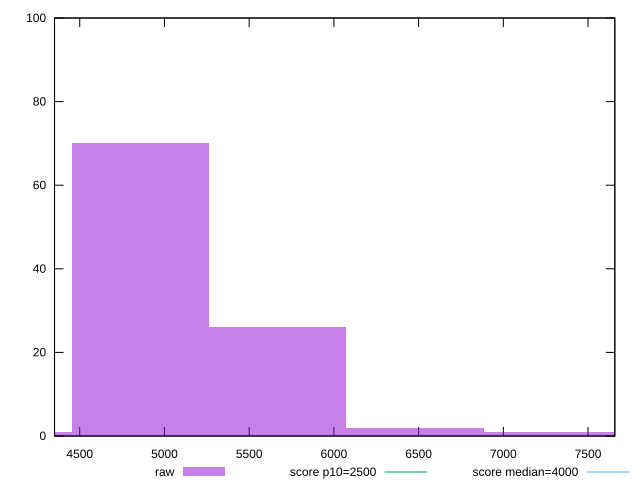

Write the gnuplot code that produced this figure.
reset

$raw <<EOF
4049.3770377250507 1
5669.127852815071 26
4859.252445270061 70
6479.003260360081 2
7288.878667905092 1
EOF

set key outside below
set boxwidth 809.8754075450101
set xrange [4351.2035:7657.998]
set yrange [0:100]
set trange [0:100]
set style fill transparent solid 0.5 noborder

set parametric
set terminal svg size 640, 490 enhanced background rgb 'white'
set output "report_00015_2021-02-09T16-11-33.973Z/largest-contentful-paint/samples/pages+cached+noadtech+nomedia+nocss/raw/histogram.svg"

plot $raw title "raw" with boxes, \
     2500,t title "score p10=2500", \
     4000,t title "score median=4000"

reset
